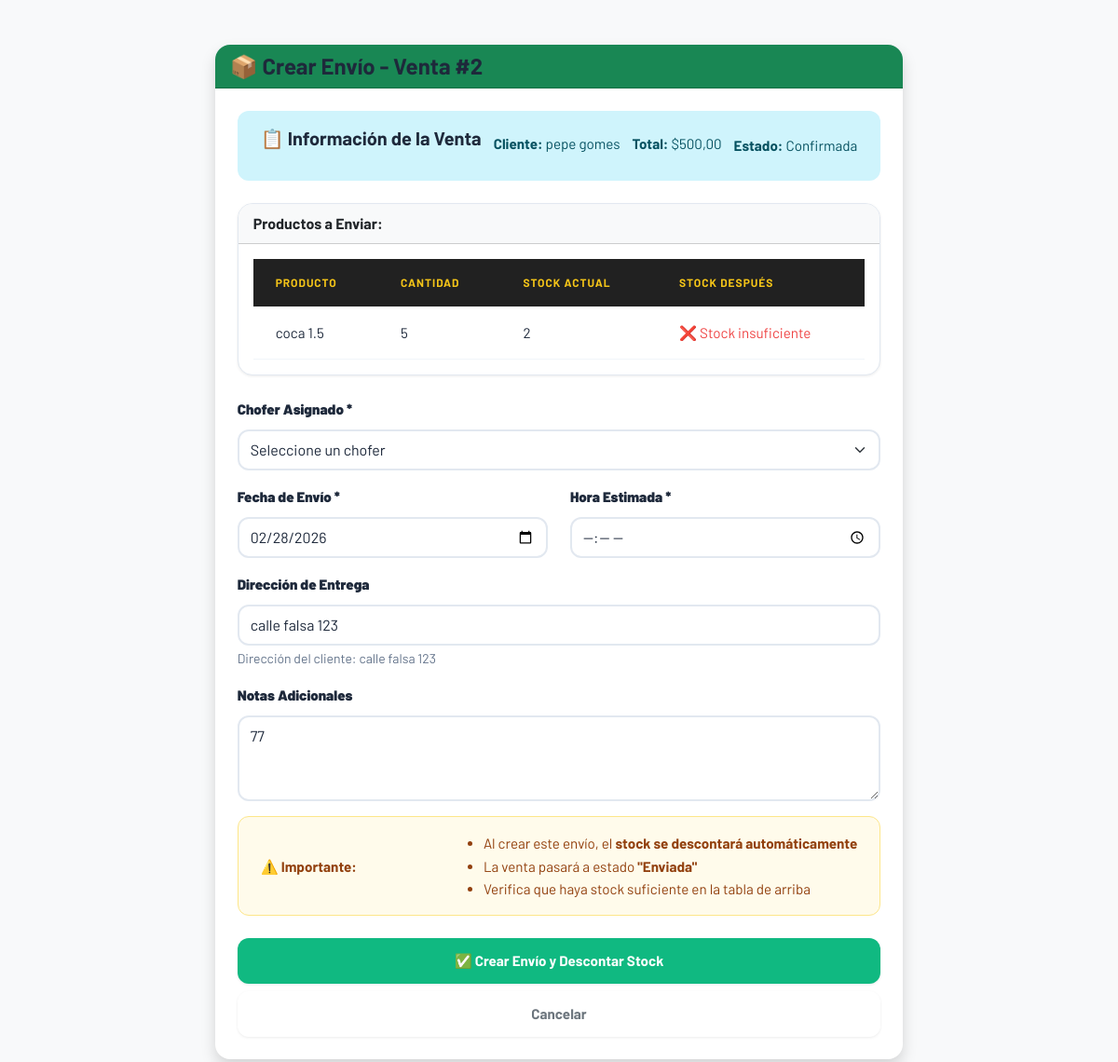
Screenshot of /envios/crear/2/ (signed in) with the database file from the repository.
### stock/models.py (models this page shows, shortened)
class Ventas(models.Model):
    ESTADO_CHOICES = [
        ('pendiente', 'Pendiente'),
        ('confirmada', 'Confirmada'),
        ('enviada', 'Enviada'),      # Aquí se descuenta stock
        ('entregada', 'Entregada'),
        ('cancelada', 'Cancelada'),
    ]
    METODO_PAGO_CHOICES = [
        ('efectivo', 'Efectivo'),
        ('transferencia', 'Transferencia'),
        ('tarjeta_credito', 'Tarjeta de Crédito'),
        ('tarjeta_debito', 'Tarjeta de Débito'),
        ('cuenta_corriente', 'Cuenta Corriente'),
    ]
    usuario_creador = models.ForeignKey(
        User,
        on_delete=models.SET_NULL,
        null=True,
        blank=True,
        related_name='ventas_creadas',
        verbose_name="Usuario creador"
    )
    cliente = models.ForeignKey(
        'Cliente',
        on_delete=models.CASCADE,
        verbose_name="Cliente"
    )
    chofer = models.ForeignKey(
        'Chofer',
        on_delete=models.SET_NULL,
        null=True,
        blank=True,
        verbose_name="Chofer Asignado"
    )
    fecha_envio_programada = models.DateField(
        blank=True,
        null=True,
        verbose_name="Fecha Programada de Envío"
    )
    hora_envio_programada = models.TimeField(
        blank=True,
        null=True,
        verbose_name="Hora Programada de Envío"
    )
    fecha_creacion = models.DateTimeField(
        auto_now_add=True,
        verbose_name="Fecha de Creación"
    )
    fecha_envio = models.DateTimeField(
        blank=True,
        null=True,
        verbose_name="Fecha Real de Envío"
    )
    estado = models.CharField(
        max_length=20,
        choices=ESTADO_CHOICES,
        default='pendiente',
        verbose_name="Estado"
    )
    metodo_pago = models.CharField(
        max_length=30,
        choices=METODO_PAGO_CHOICES,
        default='efectivo',
        verbose_name="Método de Pago"
    )
    valor_total = models.DecimalField(
        max_digits=10,
        decimal_places=2,
        default=0,
        verbose_name="Valor Total"
    )
    notas = models.TextField(
        blank=True,
        null=True,
        verbose_name="Notas"
    )
    class Meta:
        verbose_name = "Venta"
        verbose_name_plural = "Ventas"
        ordering = ['-fecha_creacion']

class Cliente(models.Model):
    usuario = models.OneToOneField(
        settings.AUTH_USER_MODEL,
        on_delete=models.CASCADE,
        related_name='cliente'
    )
    nombre_completo = models.CharField(max_length=200, verbose_name="Nombre y Apellido")
    nombre_local = models.CharField(max_length=200, blank=True, null=True, verbose_name="Nombre del Local")
    cuil = models.CharField(
        max_length=13,
        blank=True,
        null=True,
        verbose_name="CUIL/CUIT",
        unique=True
    )
    email = models.EmailField(unique=True, blank=True, null=True)
    telefono = models.CharField(max_length=20, blank=True, null=True)
    direccion = models.TextField(blank=True, null=True)
    fecha_registro = models.DateTimeField(auto_now_add=True)

class DetalleVenta(models.Model):
    venta = models.ForeignKey(Ventas, on_delete=models.CASCADE, related_name='detalles')
    producto = models.ForeignKey(Producto, on_delete=models.CASCADE)
    cantidad = models.PositiveIntegerField()
    precio_unitario = models.DecimalField(max_digits=10, decimal_places=2)
    subtotal = models.DecimalField(max_digits=10, decimal_places=2)
    class Meta:
        verbose_name = "Detalle de Venta"
        verbose_name_plural = "Detalles de Ventas"

class Producto(models.Model):
    nombre = models.CharField(max_length=100)
    tipo = models.ForeignKey(TipoProducto, on_delete=models.CASCADE)
    cantidad = models.PositiveIntegerField(default=0)
    valor = models.DecimalField(max_digits=10, decimal_places=2)
    valor_compra = models.DecimalField(
        max_digits=10,
        decimal_places=2,
        verbose_name="Precio de Compra",
        default=0.00  # Valor por defecto
    )
    umbral_alerta = models.PositiveIntegerField(
        default=5,
        verbose_name="Stock Mínimo de Alerta"
    )
    fecha_modificacion = models.DateTimeField(auto_now=True)

### stock/views.py (the view, shortened to what this page needs)
# urls.py: path('envios/crear/<int:venta_id>/', views.crear_envio, name='crear_envio'),
@login_required
def crear_envio(request, venta_id):
    venta = get_object_or_404(Ventas, id=venta_id)
    if hasattr(venta, 'envio'):
        messages.warning(request, 'Esta venta ya tiene un envío asignado')
        return redirect('lista_envios')
    if venta.estado != 'confirmada':
        messages.error(
            request,
            f'Solo ventas confirmadas pueden crear envío. Estado actual: {venta.get_estado_display()}'
        )
        return redirect('detalle_venta', venta_id=venta_id)
    choferes = Chofer.objects.filter(activo=True).order_by('nombre_completo')
    return render(request, 'envios/crear_envio.html', {
        'venta': venta,
        'choferes': choferes,
        'fecha_hoy': date.today()
    })

### stock/templates/envios/crear_envio.html (shortened to what this page needs)
{% load static %}
<!DOCTYPE html>
<html lang="es">
<head>
    <link rel="stylesheet" href="{% static 'css/bootstrap.min.css' %}">
    <link rel="stylesheet" href="{% static 'css/style.css' %}">
</head>
<body class="bg-light">
    <div class="container mt-4">
        <div class="row justify-content-center">
            <div class="col-md-8">
                <div class="card shadow border-0">
                    <div class="card-header bg-success text-white">
                        <h4 class="mb-0">📦 Crear Envío - Venta #{{ venta.id }}</h4>
                    </div>
                    <div class="card-body p-4">
                        <div class="alert alert-info">
                            <h5>📋 Información de la Venta</h5>
                            <p class="mb-1"><strong>Cliente:</strong> {{ venta.cliente.nombre_completo }}</p>
                            <p class="mb-1"><strong>Total:</strong> ${{ venta.valor_total }}</p>
                            <p class="mb-0"><strong>Estado:</strong> {{ venta.get_estado_display }}</p>
                        </div>
                        <div class="card mb-4">
                            <div class="card-header bg-light">
                                <strong>Productos a Enviar:</strong>
                            </div>
                            <div class="card-body">
                                <table class="table table-sm mb-0">
                                    <thead>
                                        <tr>
                                            <th>Producto</th>
                                            <th>Cantidad</th>
                                            <th>Stock Actual</th>
                                            <th>Stock Después</th>
                                        </tr>
                                    </thead>
                                    <tbody>
                                        {% for detalle in venta.detalles.all %}
                                        <tr>
                                            <td>{{ detalle.producto.nombre }}</td>
                                            <td>{{ detalle.cantidad }}</td>
                                            <td>{{ detalle.producto.cantidad }}</td>
                                            <td>
                                                {% if detalle.producto.cantidad >= detalle.cantidad %}
                                                    <span class="text-success">
                                                        {{ detalle.producto.cantidad|add:"-"|add:detalle.cantidad }}
                                                    </span>
                                                {% else %}
                                                    <span class="text-danger">
                                                        ❌ Stock insuficiente
                                                    </span>
                                                {% endif %}
                                            </td>
                                        </tr>
                                        {% endfor %}
                                    </tbody>
                                </table>
                            </div>
                        </div>
                        <form method="POST">
                            <div class="row mb-3">
                                <div class="col-md-12">
                                    <label class="form-label"><strong>Chofer Asignado *</strong></label>
                                    <select name="chofer" class="form-select" required>
                                        <option value="">Seleccione un chofer</option>
                                    </select>
                                </div>
                            </div>
                            <div class="row mb-3">
                                <div class="col-md-6">
                                    <label class="form-label"><strong>Fecha de Envío *</strong></label>
                                    <input type="date" name="fecha_envio" class="form-control"
                                           value="{{ fecha_hoy|date:'Y-m-d' }}"
                                           min="{{ fecha_hoy|date:'Y-m-d' }}" required>
                                </div>
                                <div class="col-md-6">
                                    <label class="form-label"><strong>Hora Estimada *</strong></label>
                                    <input type="time" name="hora_estimada" class="form-control" required>
                                </div>
                            </div>
                            <div class="mb-3">
                                <label class="form-label"><strong>Dirección de Entrega</strong></label>
                                <input type="text" name="direccion_entrega" class="form-control"
                                       value="{{ venta.cliente.direccion }}"
                                       placeholder="Si se deja vacío, se usa la dirección del cliente">
                                <small class="text-muted">
                                    Dirección del cliente: {{ venta.cliente.direccion|default:"Sin dirección registrada" }}
                                </small>
                            </div>
                            <div class="mb-3">
                                <label class="form-label"><strong>Notas Adicionales</strong></label>
                                <textarea name="notas" class="form-control" rows="3"
                                          placeholder="Instrucciones especiales, observaciones...">{{ venta.notas }}</textarea>
                            </div>
                            <div class="alert alert-warning">
                                <strong>⚠️ Importante:</strong>
                                <ul class="mb-0">
                                    <li>Al crear este envío, el <strong>stock se descontará automáticamente</strong></li>
                                    <li>La venta pasará a estado <strong>"Enviada"</strong></li>
                                    <li>Verifica que haya stock suficiente en la tabla de arriba</li>
                                </ul>
                            </div>
                            <div class="d-grid gap-2">
                                <button type="submit" class="btn btn-success btn-lg">
                                    ✅ Crear Envío y Descontar Stock
                                </button>
                                <a href="{% url 'asignar_envios_pendientes' %}" class="btn btn-outline-secondary">
                                    Cancelar
                                </a>
                            </div>
                        </form>
                    </div>
                </div>
            </div>
        </div>
    </div>
</body>
</html>

### rows the page displays
Ventas: id "2", cliente.nombre_completo "pepe gomes", valor_total "500,00", estado "Confirmada", direccion_entrega "calle falsa 123", cliente.direccion "calle falsa 123", notas "77"
DetalleVenta: producto.nombre "coca 1.5", cantidad "5", producto.cantidad "2", shows "❌ Stock insuficiente"
